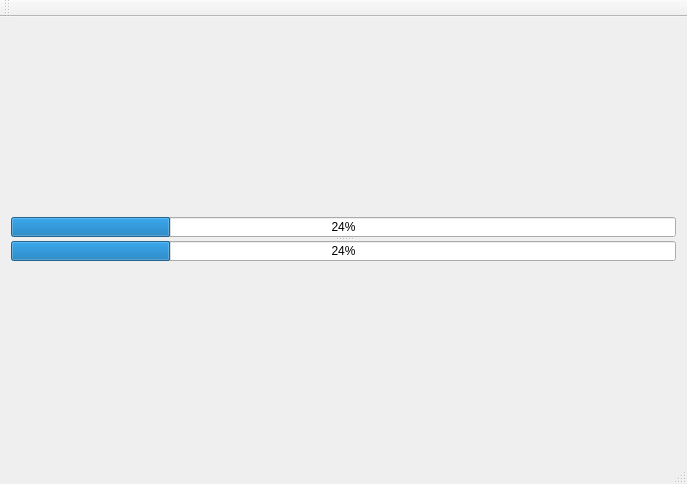
<?xml version="1.0" encoding="UTF-8"?>
<ui version="4.0">
 <class>MainWindow</class>
 <widget class="QMainWindow" name="MainWindow">
  <property name="geometry">
   <rect>
    <x>0</x>
    <y>0</y>
    <width>687</width>
    <height>484</height>
   </rect>
  </property>
  <property name="windowTitle">
   <string>MainWindow</string>
  </property>
  <widget class="QWidget" name="centralWidget">
   <layout class="QGridLayout" name="gridLayout">
    <item row="0" column="0">
     <widget class="QSplitter" name="splitter">
      <property name="sizePolicy">
       <sizepolicy hsizetype="Preferred" vsizetype="Minimum">
        <horstretch>0</horstretch>
        <verstretch>0</verstretch>
       </sizepolicy>
      </property>
      <property name="orientation">
       <enum>Qt::Vertical</enum>
      </property>
      <widget class="QProgressBar" name="ch1">
       <property name="sizePolicy">
        <sizepolicy hsizetype="Expanding" vsizetype="Minimum">
         <horstretch>0</horstretch>
         <verstretch>0</verstretch>
        </sizepolicy>
       </property>
       <property name="minimumSize">
        <size>
         <width>0</width>
         <height>20</height>
        </size>
       </property>
       <property name="maximumSize">
        <size>
         <width>16777209</width>
         <height>20</height>
        </size>
       </property>
       <property name="baseSize">
        <size>
         <width>0</width>
         <height>20</height>
        </size>
       </property>
       <property name="value">
        <number>24</number>
       </property>
      </widget>
      <widget class="QProgressBar" name="ch2">
       <property name="sizePolicy">
        <sizepolicy hsizetype="Expanding" vsizetype="Minimum">
         <horstretch>0</horstretch>
         <verstretch>0</verstretch>
        </sizepolicy>
       </property>
       <property name="minimumSize">
        <size>
         <width>0</width>
         <height>20</height>
        </size>
       </property>
       <property name="maximumSize">
        <size>
         <width>16777209</width>
         <height>20</height>
        </size>
       </property>
       <property name="baseSize">
        <size>
         <width>0</width>
         <height>20</height>
        </size>
       </property>
       <property name="value">
        <number>24</number>
       </property>
      </widget>
     </widget>
    </item>
   </layout>
  </widget>
  <widget class="QMenuBar" name="menuBar">
   <property name="geometry">
    <rect>
     <x>0</x>
     <y>0</y>
     <width>687</width>
     <height>20</height>
    </rect>
   </property>
  </widget>
  <widget class="QToolBar" name="mainToolBar">
   <attribute name="toolBarArea">
    <enum>TopToolBarArea</enum>
   </attribute>
   <attribute name="toolBarBreak">
    <bool>false</bool>
   </attribute>
  </widget>
  <widget class="QStatusBar" name="statusBar"/>
 </widget>
 <layoutdefault spacing="6" margin="11"/>
 <resources/>
 <connections/>
</ui>
